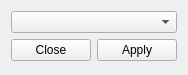
<?xml version="1.0" encoding="UTF-8"?>
<ui version="4.0">
 <class>MainWindow</class>
 <widget class="QMainWindow" name="MainWindow">
  <property name="geometry">
   <rect>
    <x>0</x>
    <y>0</y>
    <width>181</width>
    <height>75</height>
   </rect>
  </property>
  <property name="windowTitle">
   <string>Scheduler</string>
  </property>
  <widget class="QWidget" name="centralWidget">
   <layout class="QVBoxLayout" name="verticalLayout_3">
    <item>
     <widget class="QComboBox" name="options"/>
    </item>
    <item>
     <layout class="QHBoxLayout" name="horizontalLayout_3">
      <item>
       <widget class="QDialogButtonBox" name="buttonBox">
        <property name="standardButtons">
         <set>QDialogButtonBox::Apply|QDialogButtonBox::Close</set>
        </property>
       </widget>
      </item>
     </layout>
    </item>
    <item>
     <spacer name="verticalSpacer">
      <property name="orientation">
       <enum>Qt::Vertical</enum>
      </property>
      <property name="sizeHint" stdset="0">
       <size>
        <width>20</width>
        <height>40</height>
       </size>
      </property>
     </spacer>
    </item>
   </layout>
  </widget>
 </widget>
 <layoutdefault spacing="6" margin="11"/>
 <resources/>
 <connections/>
</ui>
